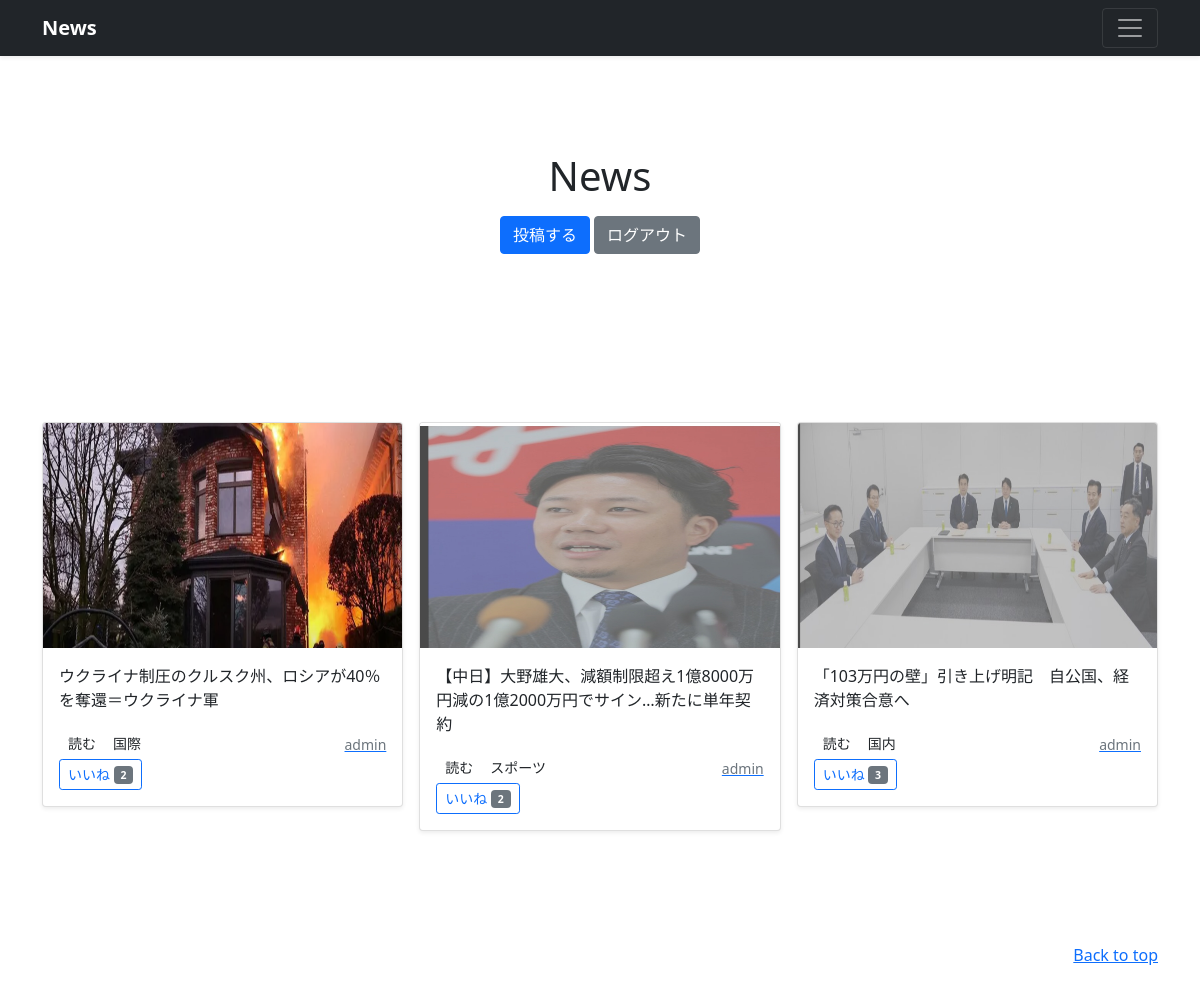
Screenshot of /user-list1 (signed in) with the database file from the repository.
### news/models.py (models this page shows, shortened)
class NewsPost(models.Model):
    user = models.ForeignKey(
        CustomUser,
        verbose_name='ユーザー',
        on_delete=models.CASCADE
        )
    category=models.ForeignKey(
        Category,
        verbose_name='カテゴリ',
        on_delete=models.PROTECT
        )
    title = models.CharField(
        verbose_name='タイトル',
        max_length=200
        )
    comment = models.TextField(
        verbose_name='コメント',
        )
    image1 = models.ImageField(
        verbose_name='イメージ１',
        upload_to = 'news'
        )
    image2 = models.ImageField(
        verbose_name='イメージ２',
        upload_to='news',
        blank=True,
        null=True
        )
    posted_at = models.DateTimeField(
        verbose_name='投稿日時',
        auto_now_add=True
        )

class Category(models.Model):
    title = models.CharField(
        verbose_name='カテゴリ',
        max_length=20)

### accounts/models.py (models this page shows)
class CustomUser(AbstractUser):
    pass

### news/views.py (the view)
class UserView(ListView):
    template_name = 'index.html'
    paginate_by = 9
    def get_queryset(self):
        user_id = self.kwargs['user']
        user_list = NewsPost.objects.filter(
            user=user_id).order_by('-posted_at')
        return user_list

### news/templates/index.html (shortened to what this page needs)
{% extends 'base.html' %}
       {% block contents %}
       {% include 'news_title.html' %}
       {% include 'news_list.html' %}
       {% endblock %}

### news/templates/news_list.html (shortened to what this page needs)
{% load static %}
  <div class="album py-5 bg-body-tertiary">
    <div class="container">
      <div class="row row-cols-1 row-cols-sm-2 row-cols-md-3 g-3">
        {% for record in object_list %}
        <div class="col">
          <div class="card shadow-sm">
            <img src="{{ record.image1.url }}"
              class="bd-placeholder-img card-img-top"
              width="100%" height="225"
              xmlns="http://www.w3.org/2000/svg"
              role="img" aria-label="Placeholder: Thumbnail"
              preserveAspectRatio="xMidYMid slice"
              focusable="false">
              <rect width="100%" height="100%" fill="#55595c"/>
            <div class="card-body">
              <p class="card-text">
                {{record.title}}
              </p>
              <div class="d-flex justify-content-between align-items-center">
                <div class="btn-group">
                  <button type="button"
                          class="btn btn-sm btn-outlins-secondary"
onclick="location.href='{% url 'news:news_detail' record.pk %}'">
                            読む</button>
                  <button type="button"
                          class="btn btn-sm btn-outlins-secondary"
onclick="location.href='{% url 'news:news_cat' category=record.category.id %}'">
                          {{record.category.title}}</button>
                        </body>
                      </html>
                </div>
                <a href="{% url 'news:user_list' user=record.user.id %}">
                  <small class="text-muted">
                    {{record.user.username}}</small>
                </a>
              </div>
              {% if user.is_authenticated %}
                <form method="POST" action="{% url 'news:like_post' record.pk %}">
                  <button type="submit" class="btn btn-sm btn-outline-primary">
                    いいね <span class="badge bg-secondary">{{ record.likes.count }}</span>
                  </button>
                </form>
                {% endif %}
            </div>
          </div>
        </div>
        {% endfor %}

### news/templates/base.html (style rules this page uses)
.bd-placeholder-img { font-size: 1.125rem; text-anchor: middle; -webkit-user-select: none; -moz-user-select: none; user-select: none; }

### rows the page displays
NewsPost: image1 (picture), title "ウクライナ制圧のクルスク州、ロシアが40％を奪還＝ウクライナ軍", category "国際", user.username "admin", likes.count "2"
NewsPost: image1 (picture), title "【中日】大野雄大、減額制限超え1億8000万円減の1億2000万円でサイン…新たに単年契約", category "スポーツ", user.username "admin", likes.count "2"
NewsPost: image1 (picture), title "「103万円の壁」引き上げ明記 自公国、経済対策合意へ", category "国内", user.username "admin", likes.count "3"
